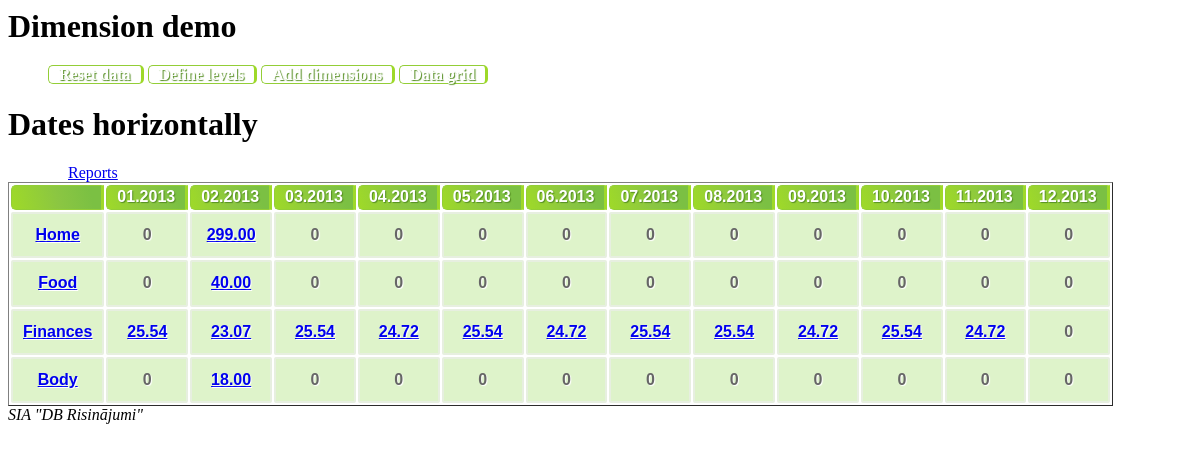
The app's page /demo/report.php with its own data.
### tables this page shows
CREATE TABLE `dim_l1` (
  `id` int(11) NOT NULL AUTO_INCREMENT,
  `dim_id` int(11) DEFAULT NULL,
  `code` varchar(32) DEFAULT NULL,
  `label` varchar(255) DEFAULT NULL,
  `hidden` tinyint(1) DEFAULT NULL,
  PRIMARY KEY (`id`)
);

### src/DBRisinajumi/Dimensions/Report.php (called while the page is built, shortened)
<?php
class Report extends \DBRisinajumi\Dimensions\ADimension
{
    private $nLevel = self::MIN_LEVEL;
    private $nDimId;
    private $nParentLevel = self::ROOT_PARENT_LEVEL;
    private $nYear;
    public function __construct(\mysqli $Database)
    {
        $this->db = $Database;
        $this->nYear = date('Y');
    }
    public function getFormattedAmt($nAmt)
    {
        return number_format($nAmt/100, 2, '.', ' ');
    }
    public function setLevel($nLevel = 1, $nLevelId = null)
    {
        $this->nLevel = (int)$nLevel;
        $this->nParentLevel = $nLevel-1;
        $this->nDimId = (int)$nLevelId;
    }
    public function getGridDataLevels()
    {
        if ($this->nLevel > self::MIN_LEVEL) {
            $sParentSql = 'l'.$this->nParentLevel.'_id';
        } else {
            $sParentSql = '1';
        }
        $sSql = "SELECT
             id,
             $sParentSql as parent_level_id,
             code,
             label
        FROM
              dim_l".$this->nLevel;
        $q = $this->db->query($sSql);
        $aLevels = array();
        while ($row = $q->fetch_assoc()) {
            if ($this->nParentLevel < self::MAX_LEVEL-1) {
                $row['link_exists'] = true;
                $row['level'] = $this->nLevel+1;
                $row['level_id'] = $row['id'];
            }
            $row['nYear'] = $this->nYear;
            $row['total_amt'] = 0;
            $aLevels[] = $row;
        }
        return $aLevels;
    }
    public function getAllGridDataPeriodLevels(&$aPeriods, $aLevels)
    {
        $aPeriodIds = array();
        foreach ($aPeriods as $aPeriod) {
            if (isset($aPeriod['id'])) {
                $aPeriodIds[] = $aPeriod['id'];
            }
        }
        $aLevelIds = array();
        foreach ($aLevels as $aLevel) {
            $aLevelIds[] = $aLevel['id'];
        }
        $sSqlLevelIds = implode(', ', $aLevelIds);
        $sSqlPeriodIds = implode(', ', $aPeriodIds);
        $sSql = "
        SELECT
          SUM(period_amt) AS amt,
          l{$this->nLevel}_id,
          period_id
        FROM
          dim_data_period
        WHERE period_id IN ( $sSqlPeriodIds )
          AND l{$this->nLevel}_id IN ( $sSqlLevelIds )
        GROUP BY period_id, l{$this->nLevel}_id
        ";
        $q = $this->db->query($sSql);
        $aAllPeriodLevels = array();
        while ($row = $q->fetch_assoc()) {
            foreach ($aPeriods as $nId => $aPeriod) {
                if (!isset($aPeriod['id']) || $aPeriod['id'] != $row['period_id']) {
                    continue;
                }
                $row['link_exists'] = true;
                $row['nYear'] = $this->nYear;
                $row['level'] = $this->nLevel;
                $row['level_id'] = $row['l'.$this->nLevel.'_id'];
                $row['parent_level_id'] = $this->nDimId;
                $aAllPeriodLevels[$nId][$row['l'.$this->nLevel.'_id']] = $row;
                $aPeriods[$nId]['total_amt'] += $row['amt'];
            }
        }
        foreach (array_keys($aPeriods) as $nPeriodId) {
            foreach ($aLevels as $aLevel) {
                $nLevelId = $aLevel['id'];
                if (!isset($aAllPeriodLevels[$nPeriodId][$nLevelId]['link2'])) {
                    $aAllPeriodLevels[$nPeriodId][$nLevelId]['html'] = 0;
                }
            }
        }
        ksort($aAllPeriodLevels);
        return $aAllPeriodLevels;
    }
}

### src/DBRisinajumi/Dimensions/ReportExample.php (the view, shortened to what this page needs)
<?php
class ReportExample extends Report
{
        ?>
                <?php
    public function createGridDataHorizontalDates()
    {
        $aPeriods = $this->getGridDataPeriods();
        $aLevels = $this->getGridDataLevels();
        $aAllPeriodLevels = $this->getAllGridDataPeriodLevels($aPeriods, $aLevels);
        ?>
        <table id="dimension_table" border="1" class="dim_table">
        <tbody><tr><th></th>
        <?php
        foreach ($aPeriods as $nPeriodId => $aPeriod) {
            echo "<th>{$aPeriod['period_name_x_axis']}</th>\n";
        }
        ?>
        </tr></tbody>
        <?php
        foreach ($aLevels as $nLevelId => $aLevel) {
            $nLevelId = $aLevel['id'];
            echo "<tr>\n";
            ?>
            <td>
            <?php
            if (!empty($aLevel['link_exists'])) {
            ?>
                <a class="more" title="<?=$aLevel['label']?>"
               href="?year=<?=$aLevel['nYear']?>&amp;level=<?=$aLevel['level']
               ?>&amp;parent_level_id=<?=$aLevel['level_id']?>"><?=$aLevel['code']?></a>
            <?php
            } else {
                echo $aLevel['code'];
            }
            ?>
            </td>
            <?php
            foreach ($aPeriods as $nPeriodId => $sPeriod) {
                ?>
                <td>
                <?php
                if (!empty($aAllPeriodLevels[$nPeriodId][$nLevelId]['link_exists'])) {
                ?>
                    <a class="more" title="<?=$aLevel['label']?>"
                   href="?year=<?=$aLevel['nYear']?>&amp;period_id=<?=
                   $aAllPeriodLevels[$nPeriodId][$nLevelId]['period_id']?>&amp;level=<?=
                   $aAllPeriodLevels[$nPeriodId][$nLevelId]['level']?>&amp;parent_level_id=<?=
                   $aAllPeriodLevels[$nPeriodId][$nLevelId]['parent_level_id']?>&amp;level_id=<?=
                   $aAllPeriodLevels[$nPeriodId][$nLevelId]['level_id']?>"><?=
                   $this->getFormattedAmt($aAllPeriodLevels[$nPeriodId][$nLevelId]['amt'])?></a>
                <?php
                } else {
                    echo '0';
                }
                ?>
                </td>
                <?php
            }
            echo "</tr>\n";
        }
        echo '</table>';
    }
}

### demo/css/style.css (style rules this page uses)
table.dim_table { font-family: "Trebuchet MS", sans-serif; font-size: 16px; font-weight: bold; line-height: 1.4em; font-style: normal; border-collapse:separate; }
.dim_table tbody th { color:#fff; text-shadow:1px 1px 1px #568F23; background-color:#9DD929; border:1px solid #93CE37; border-right:3px solid #9ED929; padding:0px 10px; background:-webkit-gradient( linear, left bottom, right top, color-stop(0.02, rgb(158,217,41)), color-stop(0.51, rgb(139,198,66)), color-stop(0.87, rgb(123,192,67)) ); background: -moz-linear-gradient( left bottom, rgb(158,217,41) 2%, rgb(139,198,66) 51%, rgb(123,192,67) 87% ); -moz-border-radius:5px 0px 0px 5px; -webkit-border-top-left-radius:5px; -webkit-border-bottom-left-radius:5px; border-top-left-radius:5px; border-bottom-left-radius:5px; }
.dim_table tbody td { padding:10px; text-align:center; background-color:#DEF3CA; border: 2px solid #E7EFE0; -moz-border-radius:2px; -webkit-border-radius:2px; border-radius:2px; color:#666; text-shadow:1px 1px 1px #fff; }

### records on screen
dim_l1: code "Home", id "299.00"
dim_l1: code "Food", id "40.00"
dim_l1: code "Finances", id "25.54", id "23.07", id "24.72"
dim_l1: code "Body", id "18.00"

### other values on screen
$aPeriod['period_name_x_axis'] "01.2013"
$aPeriod['period_name_x_axis'] "02.2013"
$aPeriod['period_name_x_axis'] "03.2013"
$aPeriod['period_name_x_axis'] "04.2013"
$aPeriod['period_name_x_axis'] "05.2013"
$aPeriod['period_name_x_axis'] "06.2013"
$aPeriod['period_name_x_axis'] "07.2013"
$aPeriod['period_name_x_axis'] "08.2013"
$aPeriod['period_name_x_axis'] "09.2013"
$aPeriod['period_name_x_axis'] "10.2013"
$aPeriod['period_name_x_axis'] "11.2013"
$aPeriod['period_name_x_axis'] "12.2013"
